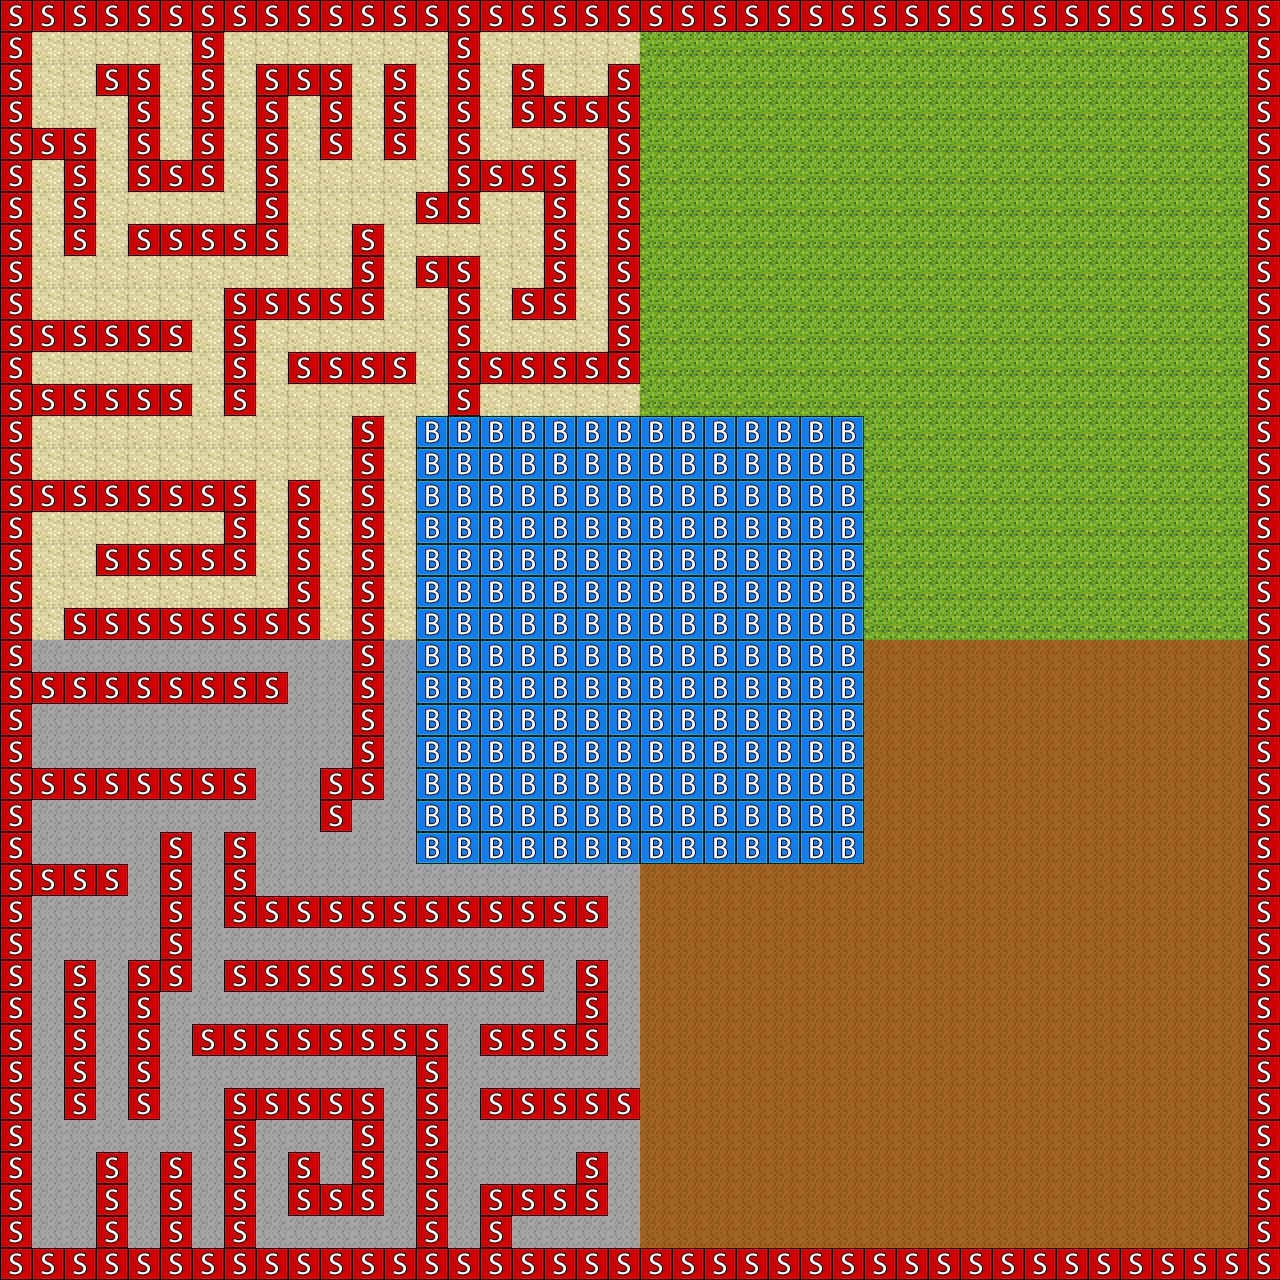

The image is a tile-based game level rendered from a .tmx file. Its description and source (layers, tilesets, objects; grid data summarised) follow:
An orthogonal 40x40 tile map with 32x32 px tiles, 2 tile layers (Tile Layer 1, collision), 2 tilesets.

<map version="1.0" orientation="orthogonal" width="40" height="40" tilewidth="32" tileheight="32">
 <tileset firstgid="1" name="sprites" tilewidth="32" tileheight="32">
  <image source="../sprites/sprites.png" width="256" height="288" />
 </tileset>
 <tileset firstgid="73" name="metatiles" tilewidth="32" tileheight="32">
  <image source="../sprites/metatiles.png" width="64" height="32" />
  <tile id="0">
   <properties>
    <property name="type" value="solid" />
   </properties>
  </tile>
  <tile id="1">
   <properties>
    <property name="type" value="water" />
   </properties>
  </tile>
 </tileset>
 <layer name="Tile Layer 1" width="40" height="40">
  <data>[1600 cells, 1600 non-empty, 6 distinct tile ids]</data>
 </layer>
 <layer name="collision" width="40" height="40">
  <data>[1600 cells, 596 non-empty, 2 distinct tile ids]</data>
 </layer>
</map>